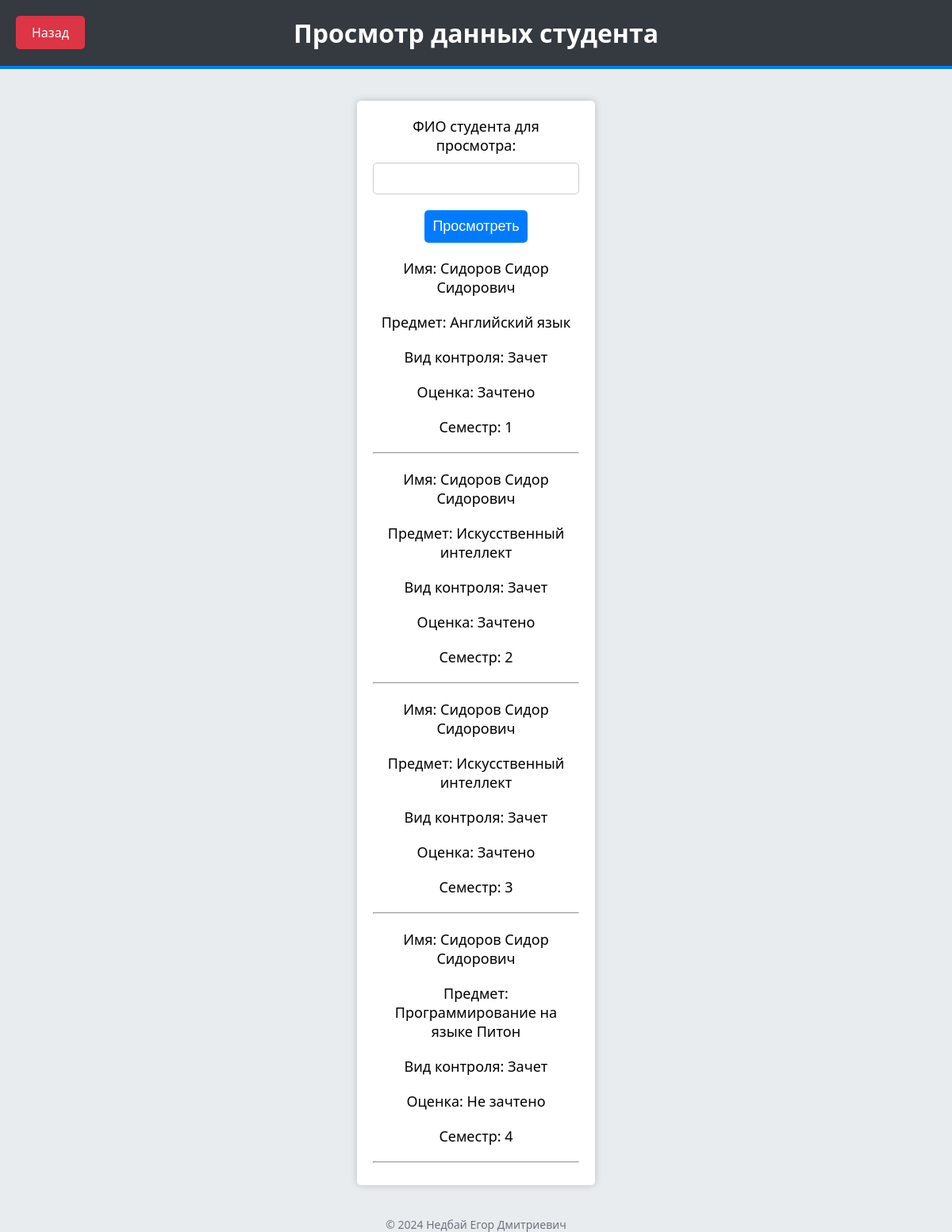
Page /read.php?name=Сидоров Сидор Сидорович on the committed database.
### tables this page shows
CREATE TABLE IF NOT EXISTS products (
    id INT AUTO_INCREMENT PRIMARY KEY,
    name VARCHAR(255) NOT NULL,
    description VARCHAR(255),
    control VARCHAR(255) NOT NULL,
    price VARCHAR(255) NOT NULL,
    semestr INT NOT NULL,
    created_at TIMESTAMP DEFAULT CURRENT_TIMESTAMP,
    updated_at TIMESTAMP DEFAULT CURRENT_TIMESTAMP ON UPDATE CURRENT_TIMESTAMP
);

### web/read.php (the view, shortened to what this page needs)
<!DOCTYPE html>
<html lang="ru">
<head>
</head>
<body>
    <h1>Просмотр данных студента</h1>
    <a href="admin.html" class="button-back">Назад</a>
    <div class="container">
        <form method="GET" action="read.php">
            <label for="name">ФИО студента для просмотра:</label>
            <input type="text" id="name" name="name" required>
            <input type="submit" value="Просмотреть">
        </form>
        <?php
        $servername = "db";
        $username = "user";
        $password = "example";
        $dbname = "mydb";
        $conn = new mysqli($servername, $username, $password, $dbname);
        if ($_SERVER["REQUEST_METHOD"] == "GET" && isset($_GET["name"])) {
            $name = $_GET["name"];
            $name = $conn->real_escape_string($name);
            $sql = "SELECT * FROM products WHERE name='$name'";
            $result = $conn->query($sql);
            if ($result->num_rows > 0) {
                while ($row = $result->fetch_assoc()) {
                    echo "<p>Имя: " . $row["name"]. "</p>";
                    echo "<p>Предмет: " . $row["description"]. "</p>";
                    echo "<p>Вид контроля: " . $row["control"]. "</p>";
                    echo "<p>Оценка: " . $row["price"]. "</p>";
                    echo "<p>Семестр: " . $row["semestr"]. "</p>";
                    echo "<hr>";
                }
            } else {
                echo "<p class='not-found'>Данные не найдены</p>";
            }
        }
        ?>
    </div>
    <footer>
        &copy; 2024 Недбай Егор Дмитриевич
    </footer>
</body>
</html>

### web/read.php (style rules this page uses)
body { font-family: 'Segoe UI', Tahoma, Geneva, Verdana, sans-serif; background-color: #e9ecef; margin: 0; padding: 0; text-align: center; position: relative; }
h1 { background-color: #343a40; color: #ffffff; padding: 20px; margin: 0; border-bottom: 4px solid #007BFF; }
.container { width: 300px; margin: 40px auto; background-color: #ffffff; border-radius: 5px; box-shadow: 0 0 10px rgba(0, 0, 0, 0.2); padding: 20px; }
label { display: block; margin-bottom: 10px; font-size: 18px; }
*, *::before, *::after { box-sizing: border-box; }
input[type="text"] { width: 100%; padding: 10px; margin-bottom: 20px; border: 1px solid #ccc; border-radius: 5px; font-size: 16px; }
input[type="submit"] { background-color: #007BFF; color: #fff; border: none; padding: 10px; border-radius: 5px; cursor: pointer; font-size: 18px; transition: background-color 0.3s ease, transform 0.2s ease; }
p { font-size: 18px; margin: 20px 0; }
.button-back { background-color: #dc3545; color: #fff; border-radius: 5px; padding: 10px 20px; position: absolute; top: 20px; left: 20px; text-decoration: none; display: inline-block; transition: background-color 0.3s ease, transform 0.2s ease; }
footer { margin-top: 40px; font-size: 14px; color: #6c757d; }

### rows in the picture
products: name "Сидоров Сидор Сидорович", description "Английский язык", control "Зачет", price "Зачтено", semestr "1"
products: name "Сидоров Сидор Сидорович", description "Искусственный интеллект", control "Зачет", price "Зачтено", semestr "2"
products: name "Сидоров Сидор Сидорович", description "Искусственный интеллект", control "Зачет", price "Зачтено", semestr "3"
products: name "Сидоров Сидор Сидорович", description "Программирование на языке Питон", control "Зачет", price "Не зачтено", semestr "4"
